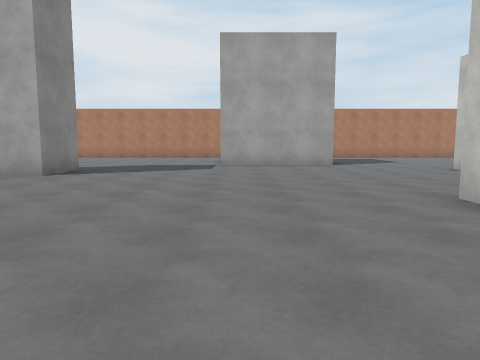
view 1 (above)

22 first-person views from a walk through a 3-D level made in the Unity game engine. The camera is 1.3 m above the floor, tilts 6° down and sees 70° across. The floor is counted in squares, 2 m on a side. Each view is taken from the middle of a square. On the plan, view 1 faces up. The plan holds only what a view shows up to about 10 squares ahead; the rest is blank. The player character is not drawn. Surface patterns are stand-ins for the level's own textures.

view 2
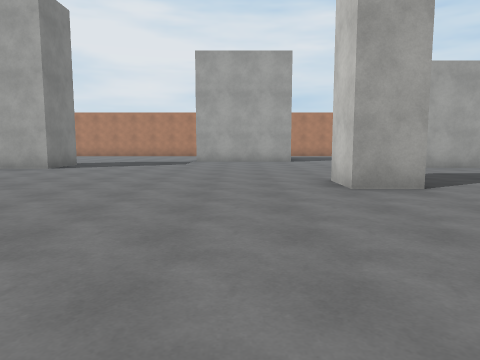

view 3
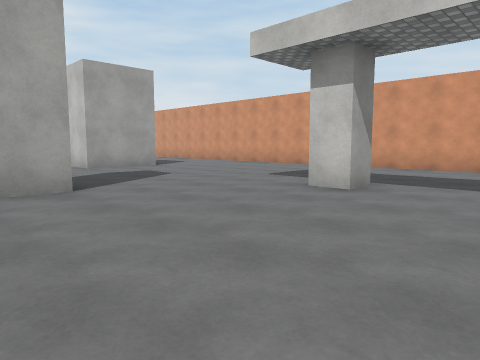

view 4
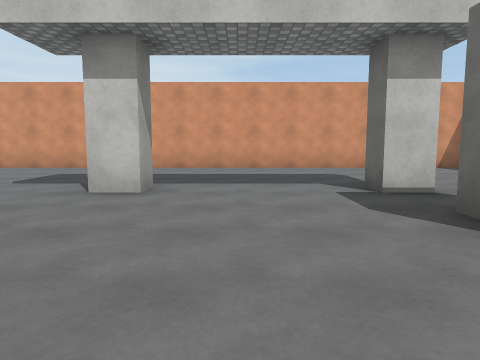

view 5
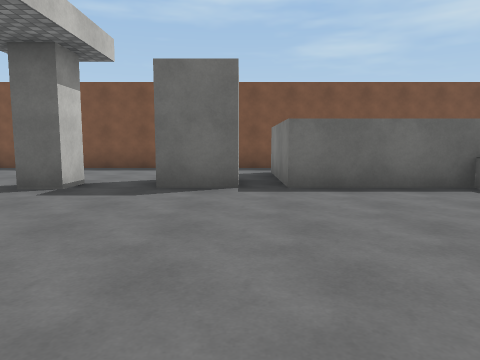

view 6
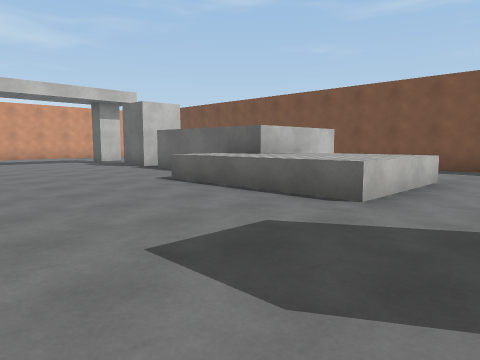

view 7
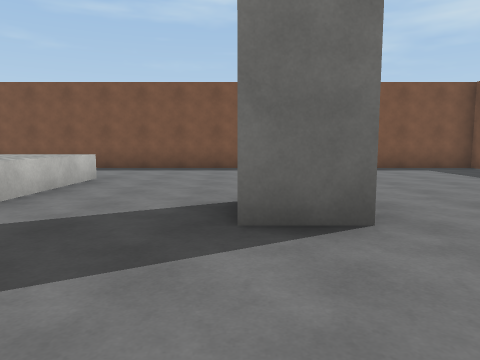

view 8
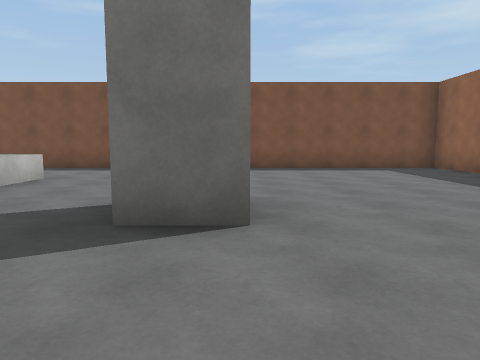

view 9
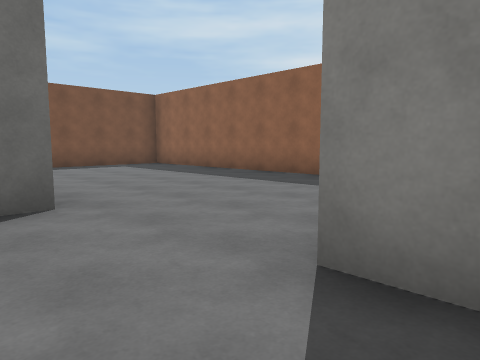

view 10
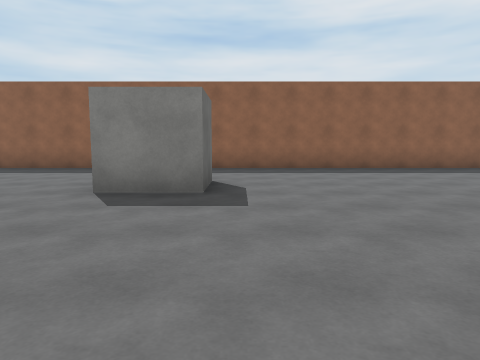

view 11
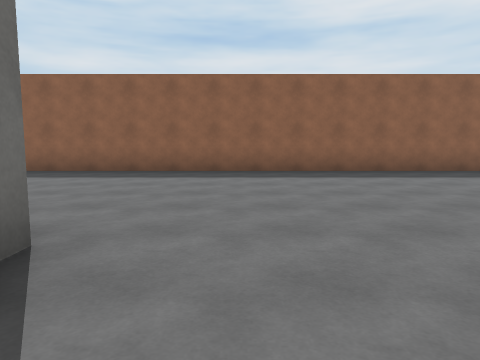

view 12
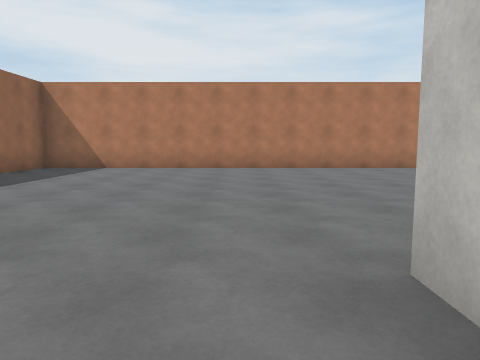

view 13
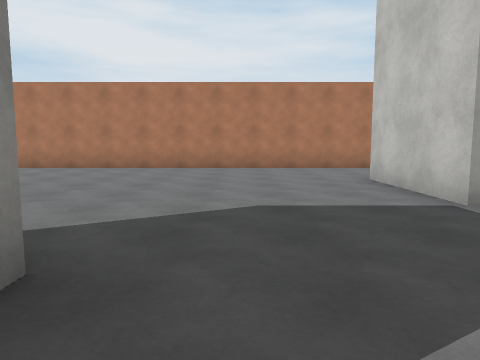

view 14
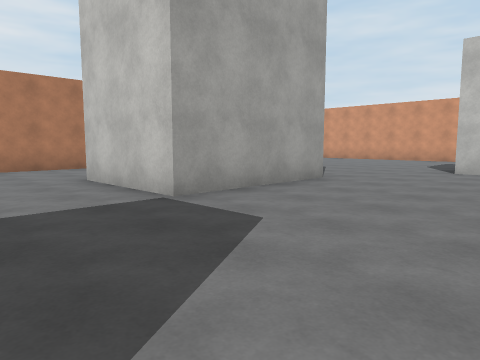

view 15
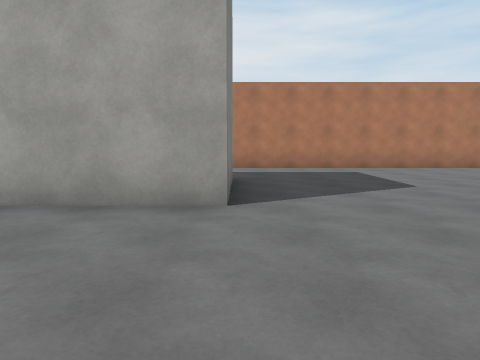

view 16
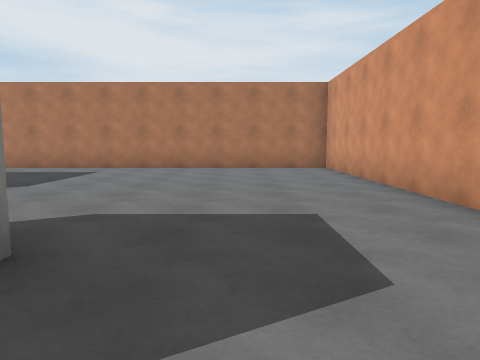

view 17
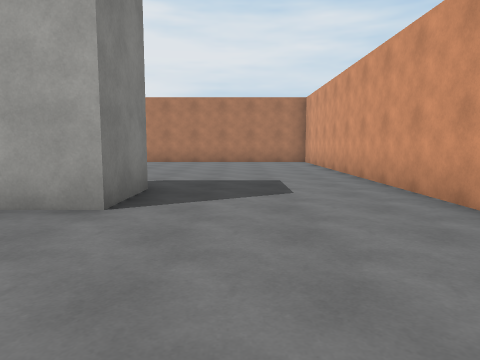

view 18
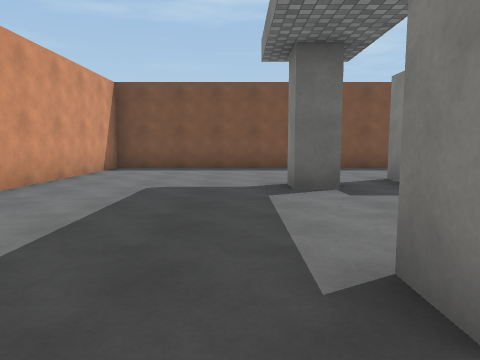

view 19
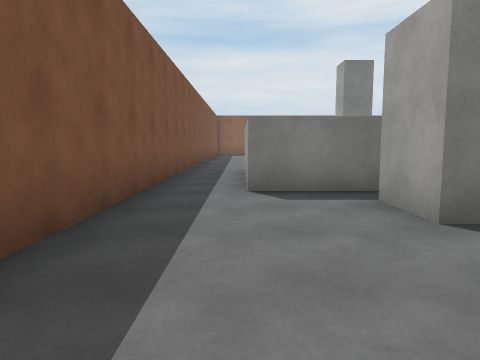

view 20
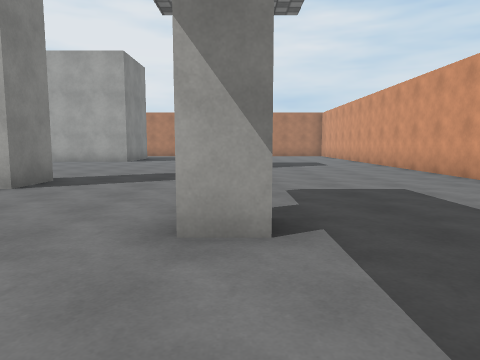

view 21
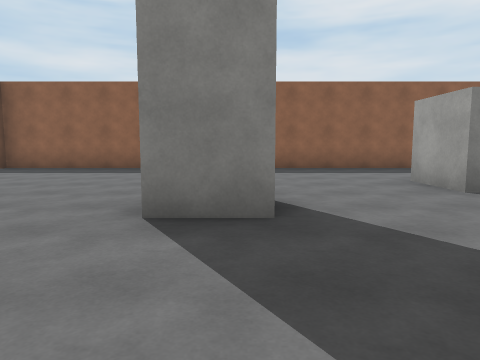

view 22
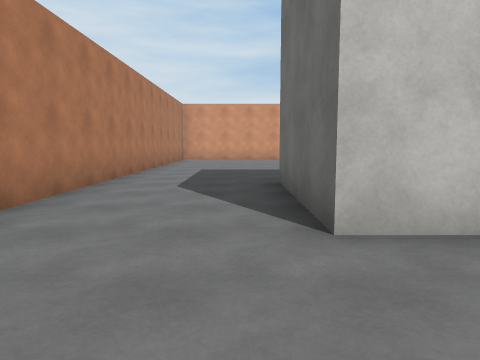

### Floor plan
Points are (right, up) in squares from view 1. A wall is a line through its corners. A room is listed if a view was taken in it or the views show most of it. See-through windows are left out.
Room 1 (views 1, 2, 3, 4, 5, 6, 7, 8, 9, 10, 11, 12, 13, 14, 15, 16, 17, 18, 19, 20, 21, 22)
walls: (3.7, 4.1) (3.7, 2.9) (2.6, 2.9) (2.6, 4.1); (-4.1, 8.8) (-4.1, 7) (-5.4, 7); (-6.1, 8.1) (-6.1, 8.8); (-9, 3.5) (-7.6, 3.5) (-7.6, 2) (-9.1, 2); (-7.1, -0.7) (-6, -0.7) (-6, -1.9); (2.9, 13) (2.9, 10.6) (-0.6, 10.6) (-0.6, 13.3) (2.9, 13.3); (7.2, 1) (7.2, 0.3) (6.6, 0.3) (6.6, 1.1); (7.7, 9) (7.7, 7.3) (5.6, 7.3) (5.6, 9); (-0.6, -6) (-0.6, -3.1) (3.3, -3.1) (3.3, -5.9) (0.5, -5.9); (6.6, -3.6) (6.6, -2.9) (7.2, -2.9) (7.2, -3.6); (-12.3, 16.4) (-12.3, -7.4) (11.4, -7.4) (11.4, 16.4) (-12.3, 16.4)
low walls: (-3.3, -4.5) (-3.3, -1.7) (0.5, -1.7)
objects: block (4, -4) to (5, -3)

Where each view was taken, in squares from view 1:
view 1: 0 up, 0 right, facing up
view 2: 2 down, 1 right, facing up
view 3: 2 down, 2 right, facing up-right
view 4: 1 down, 2 right, facing right
view 5: 2 up, 4 right, facing down
view 6: 2 up, 5 left, facing down-right
view 7: 2 up, 6 left, facing down
view 8: 2 up, 7 left, facing down
view 9: 3 up, 6 left, facing down-left
view 10: 4 up, 3 left, facing left
view 11: 10 up, 4 left, facing left
view 12: 7 up, 7 left, facing up
view 13: 7 up, 3 left, facing up
view 14: 7 up, 3 left, facing up-right
view 15: 7 up, 3 right, facing up
view 16: 7 up, 9 right, facing up
view 17: 4 up, 9 right, facing up
view 18: 2 up, 8 right, facing down
view 19: 6 down, 8 right, facing left
view 20: 2 down, 7 right, facing up
view 21: 1 down, 3 left, facing left
view 22: 14 up, 3 left, facing right
